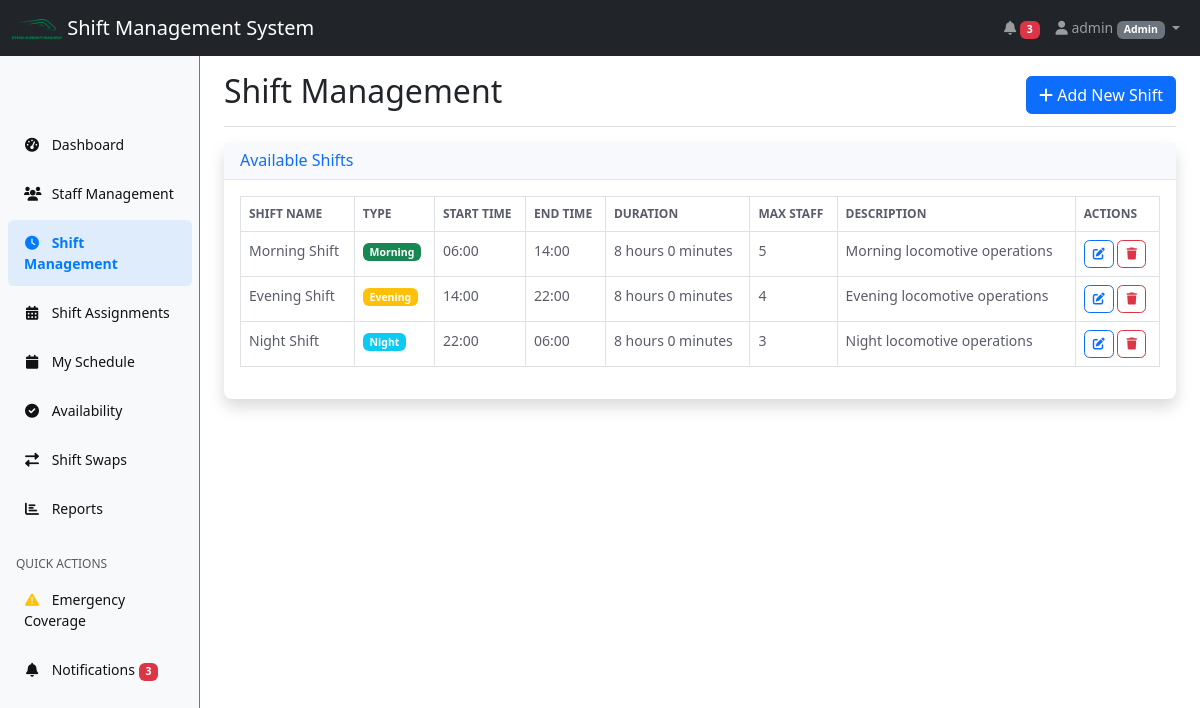
/shifts.php (signed in), run on the app's committed database.
### tables this page shows
CREATE TABLE shifts (
    id INT AUTO_INCREMENT PRIMARY KEY,
    shift_name VARCHAR(50) NOT NULL,
    shift_type ENUM('morning', 'evening', 'night') NOT NULL,
    start_time TIME NOT NULL,
    end_time TIME NOT NULL,
    description TEXT,
    max_staff INT DEFAULT 1,
    created_at TIMESTAMP DEFAULT CURRENT_TIMESTAMP
);

### classes/Shift.php (called while the page is built, shortened)
<?php
class Shift {
    private $conn;
    private $table_name = "shifts";
    public function __construct($db) {
        $this->conn = $db;
    }
    public function readAll() {
        $query = "SELECT * FROM " . $this->table_name . " ORDER BY start_time";
        $stmt = $this->conn->prepare($query);
        $stmt->execute();
        return $stmt;
    }
}
?>

### config/session.php (called while the page is built, shortened)
<?php
function hasRole($role) {
    return isset($_SESSION['role']) && $_SESSION['role'] === $role;
}
?>

### shifts.php (the view, shortened to what this page needs)
<?php
require_once 'config/session.php';
require_once 'classes/Shift.php';
$database = new Database();
$db = $database->getConnection();
$shift = new Shift($db);
$shifts = $shift->readAll();
?>
<!DOCTYPE html>
<html lang="en">
<head>
    <link href="https://cdn.jsdelivr.net/npm/bootstrap@5.3.0/dist/css/bootstrap.min.css" rel="stylesheet">
    <link href="https://cdnjs.cloudflare.com/ajax/libs/font-awesome/6.0.0/css/all.min.css" rel="stylesheet">
    <link href="assets/css/style.css" rel="stylesheet">
</head>
<body>
    <?php include 'includes/navbar.php'; ?>
    <div class="container-fluid">
        <div class="row">
            <?php include 'includes/sidebar.php'; ?>
            <main class="col-md-9 ms-sm-auto col-lg-10 px-md-4">
                <div class="d-flex justify-content-between flex-wrap flex-md-nowrap align-items-center pt-3 pb-2 mb-3 border-bottom">
                    <h1 class="h2">Shift Management</h1>
                    <div class="btn-toolbar mb-2 mb-md-0">
                        <button type="button" class="btn btn-primary" data-bs-toggle="modal" data-bs-target="#addShiftModal">
                            <i class="fas fa-plus"></i> Add New Shift
                        </button>
                    </div>
                </div>
                <div class="card shadow">
                    <div class="card-header">
                        <h6 class="m-0 font-weight-bold text-primary">Available Shifts</h6>
                    </div>
                    <div class="card-body">
                        <div class="table-responsive">
                            <table class="table table-bordered" width="100%" cellspacing="0">
                                <thead>
                                    <tr>
                                        <th>Shift Name</th>
                                        <th>Type</th>
                                        <th>Start Time</th>
                                        <th>End Time</th>
                                        <th>Duration</th>
                                        <th>Max Staff</th>
                                        <th>Description</th>
                                        <th>Actions</th>
                                    </tr>
                                </thead>
                                <tbody>
                                    <?php while ($row = $shifts->fetch(PDO::FETCH_ASSOC)): ?>
                                    <tr>
                                        <td><?php echo htmlspecialchars($row['shift_name']); ?></td>
                                        <td>
                                            <span class="badge bg-<?php
                                                echo $row['shift_type'] === 'morning' ? 'success' :
                                                    ($row['shift_type'] === 'evening' ? 'warning' : 'info');
                                            ?>">
                                                <?php echo ucfirst($row['shift_type']); ?>
                                            </span>
                                        </td>
                                        <td><?php echo date('H:i', strtotime($row['start_time'])); ?></td>
                                        <td><?php echo date('H:i', strtotime($row['end_time'])); ?></td>
                                        <td>
                                            <?php
                                            $start = new DateTime($row['start_time']);
                                            $end = new DateTime($row['end_time']);
                                            if ($end < $start) $end->add(new DateInterval('P1D'));
                                            $duration = $start->diff($end);
                                            echo $duration->format('%h hours %i minutes');
                                            ?>
                                        </td>
                                        <td><?php echo $row['max_staff']; ?></td>
                                        <td><?php echo htmlspecialchars($row['description']); ?></td>
                                        <td>
                                            <button class="btn btn-sm btn-outline-primary" onclick="editShift(<?php echo htmlspecialchars(json_encode($row)); ?>)">
                                                <i class="fas fa-edit"></i>
                                            </button>
                                            <?php if (hasRole('admin')): ?>
                                            <button class="btn btn-sm btn-outline-danger" onclick="deleteShift(<?php echo $row['id']; ?>)">
                                                <i class="fas fa-trash"></i>
                                            </button>
                                            <?php endif; ?>
                                        </td>
                                    </tr>
                                    <?php endwhile; ?>
                                </tbody>
                            </table>
                        </div>
                    </div>
                </div>
            </main>
        </div>
    </div>
</body>
</html>

### assets/css/style.css (style rules this page uses)
body { font-size: 0.875rem; padding-top: 56px; }
.card { border: none; border-radius: 0.5rem; box-shadow: 0 0.15rem 1.75rem 0 rgba(58, 59, 69, 0.15); }
.card-header { background-color: #f8f9fc; border-bottom: 1px solid #e3e6f0; }
.table th { border-top: none; font-weight: 600; text-transform: uppercase; font-size: 0.75rem; color: #5a5c69; }
.table td { font-size: 0.875rem; color: #5a5c69; }
.btn { border-radius: 0.35rem; font-weight: 500; }
.btn-sm { font-size: 0.75rem; padding: 0.25rem 0.5rem; }

### data on the page
shifts: shift_name "Morning Shift", shift_type "Morning", start_time "06:00", end_time "14:00", $duration->format('%h hours %i minutes') "8 hours 0 minutes", max_staff "5", description "Morning locomotive operations"
shifts: shift_name "Evening Shift", shift_type "Evening", start_time "14:00", end_time "22:00", $duration->format('%h hours %i minutes') "8 hours 0 minutes", max_staff "4", description "Evening locomotive operations"
shifts: shift_name "Night Shift", shift_type "Night", start_time "22:00", end_time "06:00", $duration->format('%h hours %i minutes') "8 hours 0 minutes", max_staff "3", description "Night locomotive operations"

### other printed values
$unread_count "3"
$_SESSION['username'] "admin"
$_SESSION['role'] "Admin"
